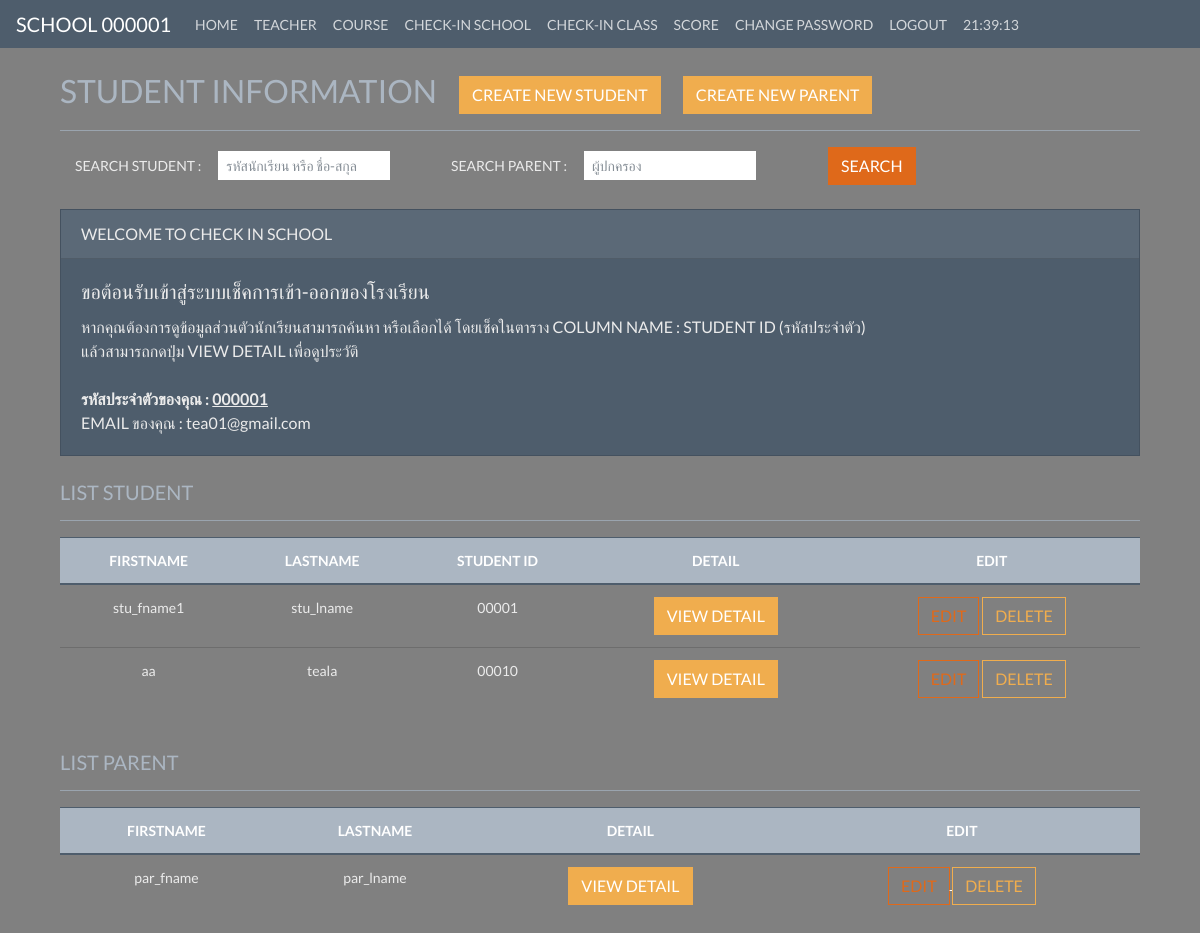
The page /school/index/ (signed in) on the database its author committed.
### school/models.py (models this page shows, shortened)
class Student(models.Model):
    user = models.ForeignKey(User, on_delete=models.CASCADE)
    first_name = models.CharField(max_length=255)
    last_name = models.CharField(max_length=255)
    email = models.EmailField(max_length=255)
    date_of_birth = models.CharField(max_length=10)
    age = models.SmallIntegerField()
    phone_number = models.CharField(max_length=12)
    address = models.TextField()
    GENDERS = (
        ('M', 'Male'),
        ('Fe', 'Female')
    )
    gender = models.CharField(max_length=2, choices=GENDERS)
    class_room = models.CharField(max_length=6)
    stu_no = models.SmallIntegerField()
    track = models.CharField(max_length=25)
    student_user_id = models.CharField(max_length=5,  null=True)
    parent_id = models.ForeignKey(Parent, on_delete=models.SET_NULL, null=True)
    teacher_id = models.ForeignKey(Teacher, on_delete=models.SET_NULL, null=True)

class Parent(models.Model):
    first_name = models.CharField(max_length=255)
    last_name = models.CharField(max_length=255)
    email = models.EmailField(max_length=255)
    relation = models.CharField(max_length=255)
    phone_number = models.CharField(max_length=12)
    workplace = models.TextField(null=True) #อาชีพ
    income = models.IntegerField(null=True)
    address = models.TextField()
    type_of_house = models.CharField(max_length=255)

### school/views.py (the view, shortened to what this page needs)
# urls.py: path('index/', views.index, name='index'),
@login_required
def index(request):
    print(request.user)
    user = User.objects.all()
    student = Student.objects.all()
    parent = Parent.objects.all()
    return render(request, 'index.html', context={
        'student': student,
        'parent' : parent,
        'user': user
    })

### school/templates/index.html (shortened to what this page needs)
{% extends "base.html" %}
{% block content %}
<div class="container">
    <h2 class="text-light">STUDENT INFORMATION
        <a href="{% url 'student_add' %}"><button type="button" class="btn btn-secondary ml-3 btn btn-warning ">CREATE NEW STUDENT</button></a>
        <a href="{% url 'parent_add' %}"><button type="button" class="btn btn-secondary ml-3 btn btn-warning ">CREATE NEW PARENT</button></a>
    </h2>
    <hr class="bg-light">
    <form class="form-inline" method="POST" action="{% url 'index' %}">
        <div class="form-group col-md-4">
            <label for="inputSearch">SEARCH STUDENT : </label>&emsp;
            <input type="text" class="form-control form-control-sm" id="inputSearch" name="search"
                placeholder="รหัสนักเรียน หรือ ชื่อ-สกุล">
        </div>&emsp;
        <div class="form-group col-md-4">
            <label for="inputSearch">SEARCH PARENT : </label>&emsp;
            <input type="text" class="form-control form-control-sm" id="inputSearch" name="search"
                placeholder="ผู้ปกครอง">
        </div>&emsp;
        <button type="submit" class="btn btn-primary ml-3">SEARCH</button>
    </form><br />
    <div class="card">
        <div class="card-header">
            WELCOME TO CHECK IN SCHOOL
        </div>
        <div class="card-body">
            <h5 class="card-title">ขอต้อนรับเข้าสู่ระบบเช็คการเข้า-ออกของโรงเรียน</h5>
            <p class="card-text">
            หากคุณต้องการดูข้อมูลส่วนตัวนักเรียนสามารถค้นหา หรือเลือกได้ โดยเช็คในตาราง COLUMN NAME : STUDENT ID (รหัสประจำตัว)<br/>แล้วสามารถกดปุ่ม VIEW DETAIL เพื่อดูประวัติ<br/><br/>
            <b>รหัสประจำตัวของคุณ : <u>{{request.user.username}}</u></b><br/>
            EMAIL ของคุณ : {{request.user.email}}</p>
        </div>
    </div><br />
    <h5 class="card-title text-light">LIST STUDENT</h5>
    <hr class="bg-light">
    <table class="table table-hove">
        <thead class="thead-dark text-center">
            <tr>
                <th scope="col">FIRSTNAME</th>
                <th scope="col">LASTNAME</th>
                <th scope="col">STUDENT ID</th>
                <th scope="col">DETAIL</th>
                <th scope="col">EDIT</th>
            </tr>
        </thead>
        <tbody class="text-center">
            {% for std in student %}
            <tr>
                <td>{{ std.first_name }}</td>
                <td>{{ std.last_name }}</td>
                <td>{{ std.student_user_id}}</td>
                <td>
                    <a href="{% url 'student_detail' student_id=std.id %}" class="btn btn-warning">VIEW DETAIL</a>
                </td>
                <td>
                    <a href="{% url 'student_update' student_id=std.id %}" class="btn btn-outline-primary" id="{{std.id}}">EDIT</a>
                    <a href="{% url 'student_delete' student_id=std.id %}">
                        <div class="btn btn-outline-warning" id="{{std.id}}">DELETE</div>
                    </a>
                </td>
            </tr>
            {% endfor %}
        </tbody>
    </table>
    <br />
    <h5 class="card-title text-light">LIST PARENT</h5>
    <hr class="bg-light">
    <table class="table table-hove">
        <thead class="thead-dark text-center">
            <tr>
                <th scope="col">FIRSTNAME</th>
                <th scope="col">LASTNAME</th>
                <th scope="col">DETAIL</th>
                <th scope="col">EDIT</th>
            </tr>
        </thead>
        <tbody class="text-center">
            {% for pr in parent %}
            <tr>
                <td>{{ pr.first_name }}</td>
                <td>{{ pr.last_name }}</td>
                <td><a href="{% url 'parent_detail' parent_id=pr.id %}" class="btn btn-warning">VIEW DETAIL</a></td>
                <td>
                    <a href="{% url 'parent_update' parent_id=pr.id %}">
                        <div class="btn btn-outline-primary" id="{{pr.id}}">EDIT</div>
                    </a>
                    <a href="{% url 'parent_delete' parent_id=pr.id %}">
                        <div class="btn btn-outline-warning" id="{{pr.id}}">DELETE</div>
                    </a>
                </td>
            </tr>
            {% endfor %}
        </tbody>
    </table>
</div>
{% endblock %}

### templates/base.html (shortened to what this page needs)
<!DOCTYPE html>
{% load static %}
<html lang="en">
<head>
    <link rel="stylesheet" type="text/css" href="{% static 'css/bootstrap.min.css'%}">
    <link rel="stylesheet" href="//code.jquery.com/ui/1.12.1/themes/base/jquery-ui.css">
</head>
<body onload="startTime()">
    <nav class="navbar navbar-expand-lg navbar-dark bg-dark">
        <a class="navbar-brand" href="{% url 'index' %}">SCHOOL {{request.user.username}}</a>
        <div class="collapse navbar-collapse" id="navbarSupportedContent">
            <ul class="navbar-nav mr-auto">
                <li class="nav-item">
                    <a class="nav-link" href="{% url 'index' %}">HOME</a>
                </li>
                <li class="nav-item">
                    <a class="nav-link" href="{% url 'teacher' %}">TEACHER</a>
                </li>
                <li class="nav-item">
                    <a class="nav-link" href="{% url 'course' %}">COURSE</a>
                </li>
                <li class="nav-item">
                    <a class="nav-link" href="{% url 'schoollist' %}">CHECK-IN SCHOOL</a>
                </li>
                <li class="nav-item">
                    <a class="nav-link" href="{% url 'classdetail' %}">CHECK-IN CLASS</a>
                </li>
                <li class="nav-item">
                    <a class="nav-link" href="{% url 'studentscore' %}">SCORE</a>
                </li>
                <li class="nav-item">
                    <a class="nav-link" href="{% url 'change_password' %}">CHANGE PASSWORD</a>
                </li>
                <li class="nav-item">
                    <a class="nav-link" href="{% url 'logout' %}">LOGOUT</a>
                </li>
                <li class="nav-item">
                    <a class="nav-link" id="txt"></a>
                </li>
            </ul>
        </div>
    </nav>
    <br>
    <div class="container">
        {% block content %}
        {% endblock %}
    </div>
</body>
</html>

### templates/base.html (style rules this page uses)
body { background-color: grey; }

### rows shown on the page
Student: first_name "stu_fname1", last_name "stu_lname", student_user_id "00001"
Student: first_name "aa", last_name "teala", student_user_id "00010"
Parent: first_name "par_fname", last_name "par_lname"

### other values the page prints
{{ request.user.username }} "000001"
{{ request.user.email }} "tea01@gmail.com"
